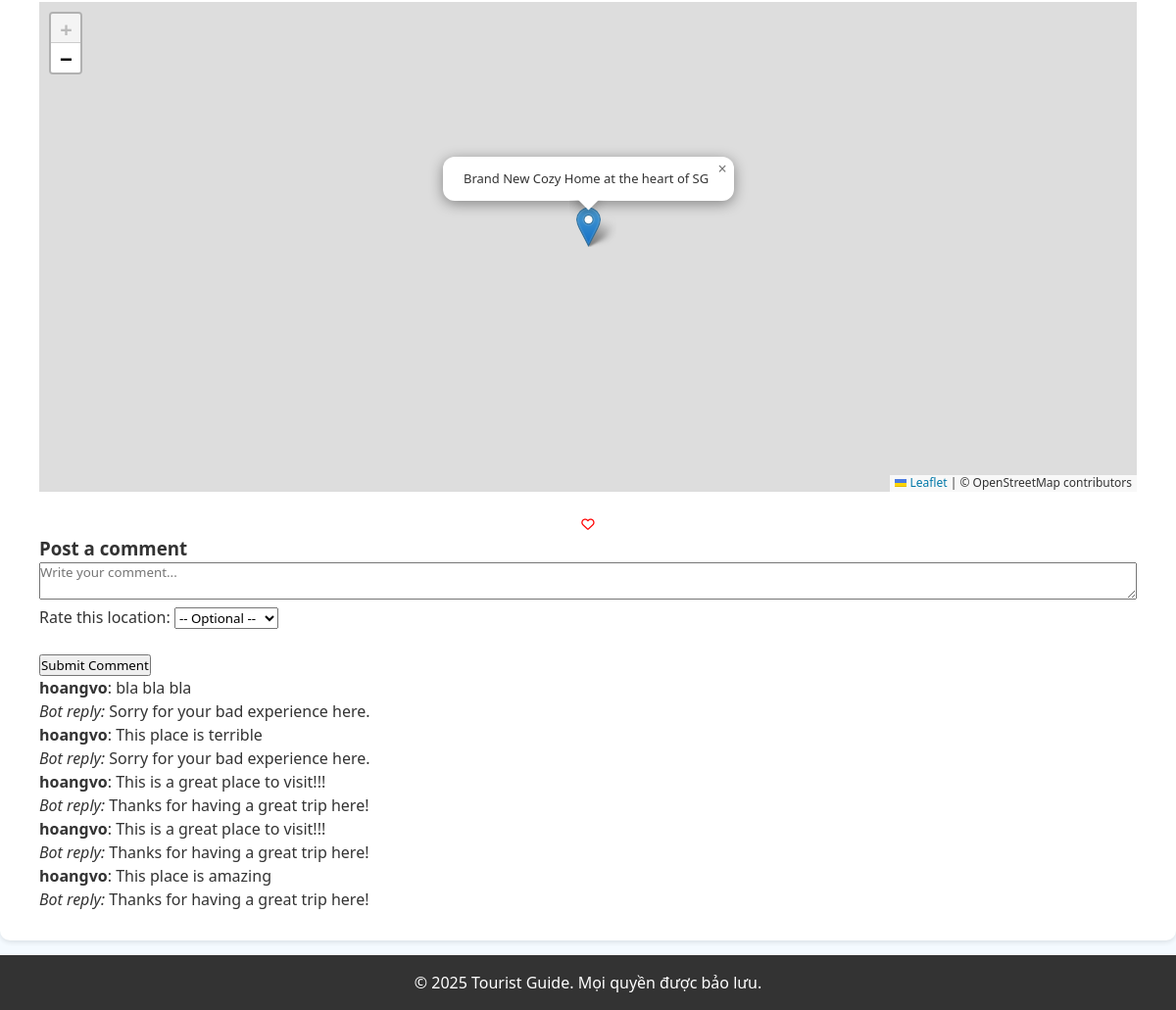
Page /AC003/ (lower part) on the earlier database version.
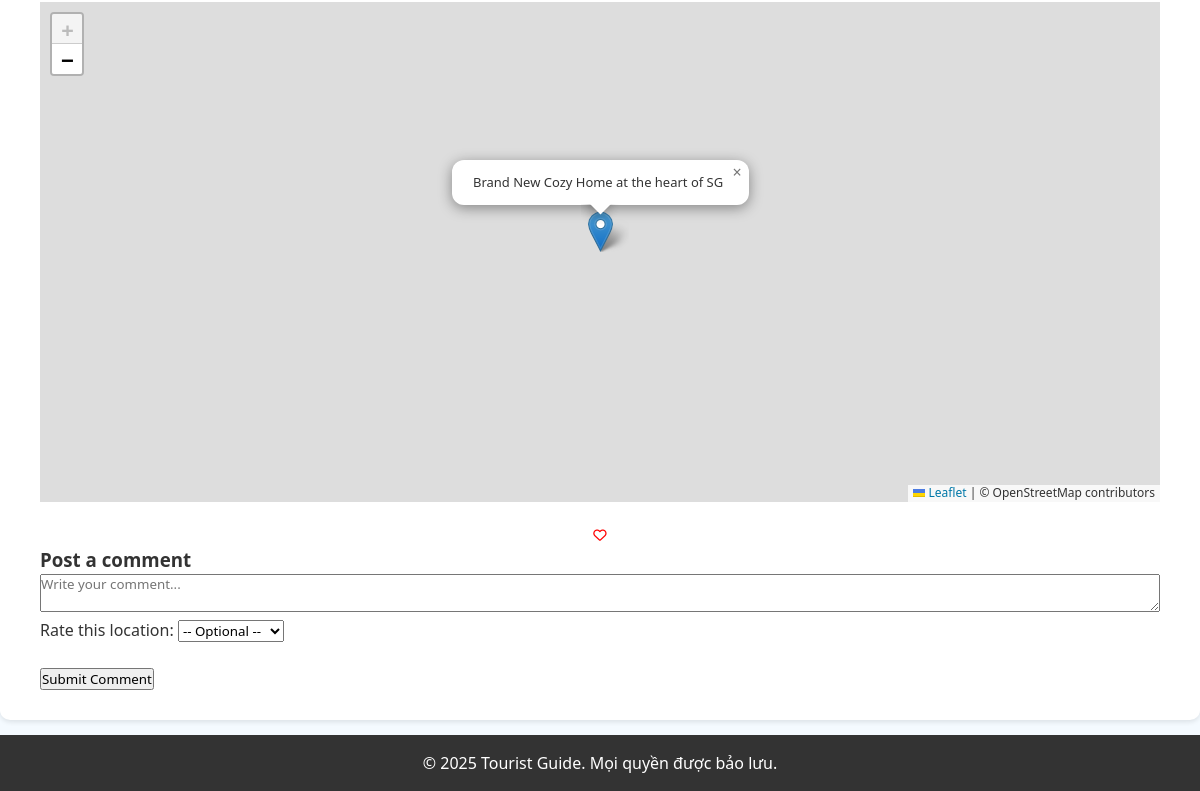
Same page on the later database version.
### location/models.py (models this page shows, shortened)
class Comment(models.Model):
    user = models.ForeignKey(User, on_delete=models.CASCADE, related_name='comments')
    location = models.ForeignKey(Location, on_delete=models.CASCADE, related_name='comments')
    content = models.TextField()
    rating = models.IntegerField(null=True, blank=True)
    created_at = models.DateTimeField(auto_now_add=True)
    updated_at = models.DateTimeField(auto_now=True)
    is_edited = models.BooleanField(default=False)
    is_flagged = models.BooleanField(default=False)
    bot_reply = models.TextField(blank=True, null=True)
    parent = models.ForeignKey('self', on_delete=models.CASCADE, null=True, blank=True, related_name='replies')
    class Meta:
        ordering = ['-created_at']  # Show newest comments first

### location/views.py (the view)
# urls.py: path('<str:location_code>/',views.display_location, name='display_location'),
def display_location(request, location_code):
    if request.method == 'POST':
        content = request.POST.get('content', '').strip()
        rating = request.POST.get('rating')
        location = get_object_or_404(Location, code=location_code)
        if not content:
            return redirect('display_location', location_code=location_code)
        bot_reply = "Thanks for your comment!"  # Default fallback reply
        if not rating:
            sentiment = predict_sentiment(content)
            if sentiment == "positive":
                bot_reply = "We're thrilled you had a great time! Hope to see you again!"
                rating = 4
            elif sentiment == "negative":
                bot_reply = "We're sorry to hear that. Your feedback helps us get better."
                rating = 2
            else:
                bot_reply = "Thank you for sharing your thoughts. We appreciate your input!"
                rating = 3
        else:
            rating = int(rating)
            if rating == 5:
                bot_reply = "Awesome! We're thrilled you loved it!"
            elif rating == 4:
                bot_reply = "Great! Glad you had a good time."
            elif rating == 3:
                bot_reply = "Thanks! We'll try to make your next visit even better."
            elif rating == 2:
                bot_reply = "Sorry to hear that. We hope things improve."
            elif rating == 1:
                bot_reply = "We sincerely apologize. Your feedback is valuable to us."
            else:
                bot_reply = "Thanks for your feedback!"
        Comment.objects.create(
            location=location,
            user=request.user,
            content=content,
            rating=rating,
            bot_reply=bot_reply
        )
        return redirect('display_location', location_code=location_code)
    else:
        look_up = get_object_or_404(Location, code=location_code)
        comments = Comment.objects.filter(location=look_up).prefetch_related('replies')
        rating = round(look_up.rating * 2) / 2
        full_stars = int(rating)
        has_half = (rating - full_stars) >= 0.5
        star_html = '<i class="fas fa-star"></i>' * full_stars
        if has_half:
            star_html += '<i class="fas fa-star-half-alt"></i>'
            empty_stars = 5 - full_stars - 1
        else:
            empty_stars = 5 - full_stars
        star_html += '<i class="far fa-star"></i>' * empty_stars
        if request.user.is_authenticated and look_up.loc and look_up.loc.user == request.user:
            favourite_symbol = '<i class="fa-solid fa-heart"></i>'
        else:
            favourite_symbol = '<i class="fa-regular fa-heart"></i>'
        lat, long = look_up.coordinate.split(", ")
        open_time = look_up.open_time.strftime("%H:%M")
        close_time = look_up.close_time.strftime("%H:%M")
        if open_time == "00:00" and close_time == "23:59":
            open_time = "All day"
        elif look_up.close_time < look_up.open_time:
            open_time = f"{open_time} - {close_time} (The next day)"
        else:
            open_time = f"{open_time} - {close_time}"
        comments = Comment.objects.filter(location=look_up, parent=None).prefetch_related('replies').order_by('-created_at')
        return render(request, "display_location/display.html", {
            "code": look_up.code,
            "location_name": look_up.location,
            "type": look_up.type,
            "open_time": open_time,
            "ticket_info": look_up.ticket_info,
            "address": look_up.address,
            "image_path": look_up.image_path,
            "long_description": look_up.long_description,
            "favourite_symbol": favourite_symbol,
            "lat": lat,
            "long": long,
            "star_html": star_html,
            "comments": comments,
            "location_obj": look_up  # needed for POST form
        })

### location/templates/display_location/display.html (shortened to what this page needs)
{% extends "layout/layout.html" %}
{% load static %}
{% block css %}
<link rel="stylesheet" href="{% static 'css/display_location.css' %}">
<link rel="stylesheet" href="https://unpkg.com/leaflet/dist/leaflet.css" />
<link rel="stylesheet" href="{% static 'css/display_location.css' %}?v={{ timestamp }}">
{% endblock %}
{% block body %}
<div class="location-container">
    <div id="map"></div>
    <div class="favourite-block">
        <div class="favourite-location">
            <form method="post" action="{% url 'locations' %}" class="fav-form" style="display:inline;">
                <button type="submit" style="background: none; border: none; padding: 0; cursor: pointer;">
                    {{ favourite_symbol|safe }}
                </button>
            </form>
        </div>
    </div>
    <h3>Post a comment</h3>
    <form id="comment-form">
        <textarea name="content" placeholder="Write your comment..." required></textarea>
        <label for="rating">Rate this location:</label>
        <select name="rating" id="rating">
            <option value="">-- Optional --</option>
        </select>
        <br><br>
        <button type="submit">Submit Comment</button>
    </form>
    {% for comment in comments %}
        <div class="comment">
            <p><strong>{{ comment.user.username }}</strong>: {{ comment.content }}</p>
            <p><em>Bot reply:</em> {{ comment.bot_reply }}</p>
        </div>
    {% endfor %}
</div>
{% endblock %}

Differences in the rows shown:
removed Comment: user.username "hoangvo", content "bla bla bla", bot_reply "Sorry for your bad experience here."
removed Comment: user.username "hoangvo", content "This place is terrible", bot_reply "Sorry for your bad experience here."
removed Comment: user.username "hoangvo", content "This is a great place to visit!!!", bot_reply "Thanks for having a great trip here!"
removed Comment: user.username "hoangvo", content "This is a great place to visit!!!", bot_reply "Thanks for having a great trip here!"
removed Comment: user.username "hoangvo", content "This place is amazing", bot_reply "Thanks for having a great trip here!"
